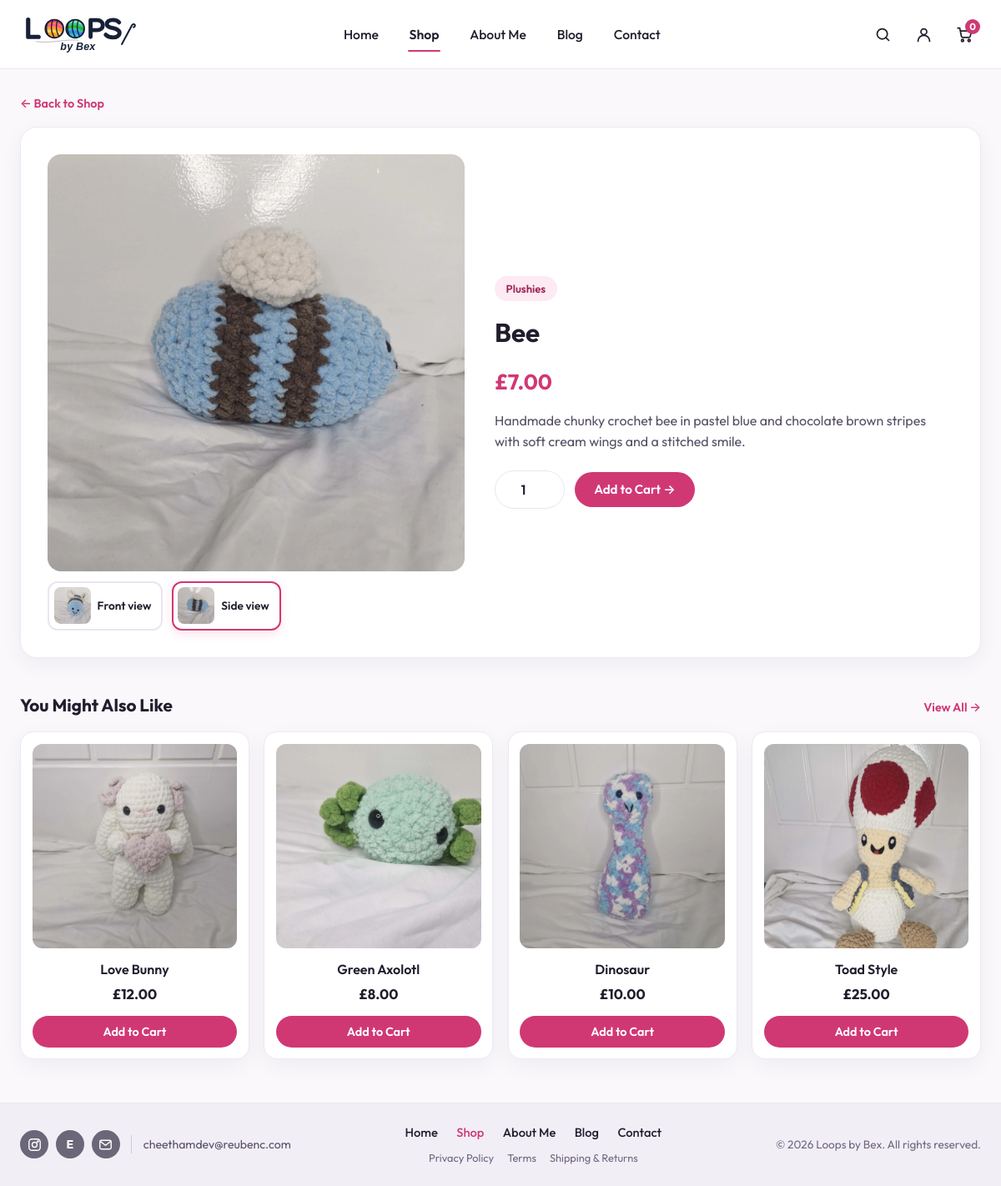
The page /product?slug=bee&view=side on the database its author committed.
### tables this page shows
CREATE TABLE IF NOT EXISTS products (
    id INT UNSIGNED AUTO_INCREMENT PRIMARY KEY,
    slug VARCHAR(120) NOT NULL,
    name VARCHAR(160) NOT NULL,
    category VARCHAR(80) NOT NULL DEFAULT 'Plushies',
    short_description VARCHAR(255) NOT NULL DEFAULT '',
    description TEXT NOT NULL,
    price_pence INT UNSIGNED NOT NULL DEFAULT 0,
    image_path VARCHAR(255) NOT NULL,
    side_image_path VARCHAR(255) NOT NULL DEFAULT '',
    stock_qty INT UNSIGNED NOT NULL DEFAULT 1,
    is_featured_main TINYINT(1) NOT NULL DEFAULT 0,
    is_featured_sidebar TINYINT(1) NOT NULL DEFAULT 0,
    is_active TINYINT(1) NOT NULL DEFAULT 1,
    sort_order INT UNSIGNED NOT NULL DEFAULT 0,
    created_at TIMESTAMP NOT NULL DEFAULT CURRENT_TIMESTAMP,
    UNIQUE KEY uq_products_slug (slug),
    KEY idx_products_active_sort (is_active, sort_order)
);

### includes/catalog.php (called while the page is built, shortened)
<?php
function get_all_products(?PDO $pdo): array
{
    $defaultsBySlug = [];
    foreach (default_placeholder_products() as $item) {
        $defaultsBySlug[$item['slug']] = $item;
    }
    if ($pdo instanceof PDO) {
        try {
            $stmt = $pdo->query(
                "SELECT * FROM products
                 WHERE is_active = 1 AND slug NOT LIKE 'placeholder-%'
                 ORDER BY sort_order ASC, id ASC"
            );
            $rows = $stmt ? $stmt->fetchAll() : [];
            if (!empty($rows)) {
                return array_map(static function (array $row) use ($defaultsBySlug): array {
                    $slug = (string) ($row['slug'] ?? '');
                    $fallbackSide = $defaultsBySlug[$slug]['side_image_path'] ?? '';
                    $row['id'] = (int) $row['id'];
                    $row['price_pence'] = (int) $row['price_pence'];
                    $row['stock_qty'] = (int) $row['stock_qty'];
                    $row['is_featured_main'] = (int) $row['is_featured_main'];
                    $row['is_featured_sidebar'] = (int) $row['is_featured_sidebar'];
                    $row['side_image_path'] = trim((string) ($row['side_image_path'] ?? '')) !== ''
                        ? (string) $row['side_image_path']
                        : $fallbackSide;
                    return $row;
                }, $rows);
            }
        } catch (PDOException $e) {
            error_log('catalog query fallback: ' . $e->getMessage());
        }
    }
    return default_placeholder_products();
}
function get_product_by_slug(?PDO $pdo, string $slug): ?array
{
    $slug = trim($slug);
    foreach (get_all_products($pdo) as $product) {
        if ($product['slug'] === $slug) {
            return $product;
        }
    }
    return null;
}

### includes/bootstrap.php (called while the page is built, shortened)
<?php
require_once __DIR__ . '/../config.php';
require_once __DIR__ . '/security.php';
if (is_file(__DIR__ . '/catalog.php')) {
    require_once __DIR__ . '/catalog.php';
}
function e(mixed $value): string
{
    return htmlspecialchars((string) $value, ENT_QUOTES | ENT_SUBSTITUTE, 'UTF-8');
}
function format_gbp(int $pence): string
{
    $negative = $pence < 0;
    $abs = abs($pence);
    return ($negative ? '-' : '') . '£' . number_format($abs / 100, 2, '.', ',');
}

### pages/product.php (the view, shortened to what this page needs)
<?php
require_once __DIR__ . '/../includes/bootstrap.php';
$slug = trim((string) ($_GET['slug'] ?? ''));
$product = get_product_by_slug($pdo, $slug);
$sideImage = trim((string) ($product['side_image_path'] ?? ''));
$activeView = (($_GET['view'] ?? '') === 'side' && $sideImage !== '') ? 'side' : 'front';
$initialImage = $activeView === 'side' ? $sideImage : (string) $product['image_path'];
$initialAlt = $activeView === 'side'
    ? $product['name'] . ' — side view'
    : (string) $product['name'];
$related = array_values(array_filter(
    get_all_products($pdo),
    static fn(array $item): bool => $item['slug'] !== $product['slug']
));
$related = array_slice($related, 0, 4);
require_once __DIR__ . '/../partials/header.php';
?>
<main class="site-main" id="main-content">
    <div class="site-container">
        <p style="margin-bottom: 1rem;">
            <a href="/shop" class="text-arrow-link">&larr; Back to Shop</a>
        </p>
        <section class="product-detail-card">
            <div class="product-detail-media-wrap">
                <div class="product-detail-media">
                    <img src="<?php echo e($initialImage); ?>"
                         alt="<?php echo e($initialAlt); ?>"
                         width="600"
                         height="600"
                         data-product-main-img>
                </div>
                <?php if ($sideImage !== ''): ?>
                    <div class="product-thumb-row" role="group" aria-label="Product photo views">
                        <a href="/product?slug=<?php echo urlencode($product['slug']); ?>"
                           class="product-thumb-btn<?php echo $activeView === 'front' ? ' is-active' : ''; ?>"
                           data-product-thumb
                           data-src="<?php echo e($product['image_path']); ?>"
                           data-alt="<?php echo e($product['name']); ?>"
                           aria-pressed="<?php echo $activeView === 'front' ? 'true' : 'false'; ?>">
                            <img src="<?php echo e($product['image_path']); ?>" alt="" width="44" height="44">
                            <span>Front view</span>
                        </a>
                        <a href="/product?slug=<?php echo urlencode($product['slug']); ?>&amp;view=side"
                           class="product-thumb-btn<?php echo $activeView === 'side' ? ' is-active' : ''; ?>"
                           data-product-thumb
                           data-src="<?php echo e($sideImage); ?>"
                           data-alt="<?php echo e($product['name'] . ' — side view'); ?>"
                           aria-pressed="<?php echo $activeView === 'side' ? 'true' : 'false'; ?>">
                            <img src="<?php echo e($sideImage); ?>" alt="" width="44" height="44">
                            <span>Side view</span>
                        </a>
                    </div>
                <?php endif; ?>
            </div>
            <div class="product-detail-info">
                <span class="badge-category"><?php echo e($product['category']); ?></span>
                <h1><?php echo e($product['name']); ?></h1>
                <p class="detail-price"><?php echo e(format_gbp((int) $product['price_pence'])); ?></p>
                <p><?php echo e($product['description']); ?></p>
                <?php if ((int) $product['stock_qty'] > 0): ?>
                    <form action="/cart-action.php" method="POST" class="add-detail-form">
                        <input type="number" id="product-quantity" name="quantity" value="1" min="1" max="<?php echo (int) min(10, (int) $product['stock_qty']); ?>" aria-label="Quantity">
                        <button type="submit" class="btn btn-primary">Add to Cart &rarr;</button>
                    </form>
                <?php else: ?>
                    <p><strong>Out of stock</strong> — message Bex on the <a href="/contact" class="text-arrow-link">Contact page</a> to request one made to order.</p>
                <?php endif; ?>
            </div>
        </section>
        <section class="section-new-arrivals" style="margin-top: 2.5rem;">
            <div class="sidebar-card-header">
                <h2>You Might Also Like</h2>
                <a href="/shop" class="text-arrow-link">View All &rarr;</a>
            </div>
            <div class="product-grid-4">
                <?php foreach ($related as $item): ?>
                    <article class="product-card">
                        <a href="/product?slug=<?php echo urlencode($item['slug']); ?>" class="product-card-media">
                            <img src="<?php echo e($item['image_path']); ?>" alt="<?php echo e($item['name']); ?>" width="320" height="320" loading="lazy">
                        </a>
                        <h3 class="product-card-title">
                            <a href="/product?slug=<?php echo urlencode($item['slug']); ?>"><?php echo e($item['name']); ?></a>
                        </h3>
                        <p class="product-card-price"><?php echo e(format_gbp((int) $item['price_pence'])); ?></p>
                        <form action="/cart-action.php" method="POST" class="product-card-form">
                            <button type="submit" class="btn btn-primary">Add to Cart</button>
                        </form>
                    </article>
                <?php endforeach; ?>
            </div>
        </section>
    </div>
</main>
<?php require_once __DIR__ . '/../partials/footer.php'; ?>

### style/global.css (style rules this page uses)
:root { --font-main: "Outfit", -apple-system, BlinkMacSystemFont, "Segoe UI", sans-serif; --bg-page: #faf8fb; --bg-surface: #ffffff; --bg-footer: #f2eef6; --bg-hero: linear-gradient(135deg, #eae6f4 0%, #e4def1 52%, #ddd5ec 100%); --bg-soft-pink: #fdeaf2; --bg-soft-pink-hover: #f9d6e6; --text-primary: #221d2d; --text-secondary: #574f66; --text-muted: #706880; --brand-pink: #d03874; --brand-pink-hover: #b52b62; --brand-pink-soft-text: #9e2455; --border-subtle: #ece5f0; --border-card: #efe8f2; --shadow-card: 0 8px 26px rgba(45, 25, 60, 0.05); --shadow-hover: 0 12px 28px rgba(208, 56, 116, 0.16); --radius-xl: 20px; --radius-lg: 16px; --radius-md: 12px; --radius-pill: 999px; }
*, *::before, *::after { box-sizing: border-box; margin: 0; padding: 0; }
html { font-size: 16px; scroll-behavior: smooth; }
body.site-body { min-height: 100vh; display: flex; flex-direction: column; font-family: var(--font-main); color: var(--text-primary); background-color: var(--bg-page); line-height: 1.55; -webkit-font-smoothing: antialiased; }
img, svg { max-width: 100%; display: block; }
a { color: inherit; text-decoration: none; }
button, input, select, textarea { font-family: inherit; font-size: 1rem; color: inherit; }
.site-container { width: 100%; max-width: 1320px; margin: 0 auto; padding: 0 1.5rem; }
.site-main { flex: 1; padding: 1.75rem 0 3.25rem; }
.btn { display: inline-flex; align-items: center; justify-content: center; gap: 0.45rem; border: none; border-radius: var(--radius-pill); font-weight: 600; font-size: 0.95rem; padding: 0.72rem 1.45rem; cursor: pointer; transition: transform 0.18s ease, box-shadow 0.18s ease, background-color 0.18s ease, color 0.18s ease; text-decoration: none; white-space: nowrap; }
.btn-primary { background-color: var(--brand-pink); color: #ffffff; }
.text-arrow-link { font-size: 0.9rem; font-weight: 600; color: var(--brand-pink); display: inline-flex; align-items: center; gap: 0.25rem; }

### rows shown on the page
products: side_image_path+name (picture), image_path (picture), side_image_path (picture), category "Plushies", name "Bee", price_pence "£7.00", description "Handmade chunky crochet bee in pastel blue and chocolate brown stripes with soft cream wings and a stitched smile.", quantity "1"
products: image_path (picture), name "Love Bunny", price_pence "£12.00"
products: image_path (picture), name "Green Axolotl", price_pence "£8.00"
products: image_path (picture), name "Dinosaur", price_pence "£10.00"
products: image_path (picture), name "Toad Style", price_pence "£25.00"

### other values the page prints
$item['label'] "Home"
$item['label'] "Shop"
$item['label'] "About Me"
$item['label'] "Blog"
$item['label'] "Contact"
$cartCount "0"
$contactEmail "cheethamdev@reubenc.com"
